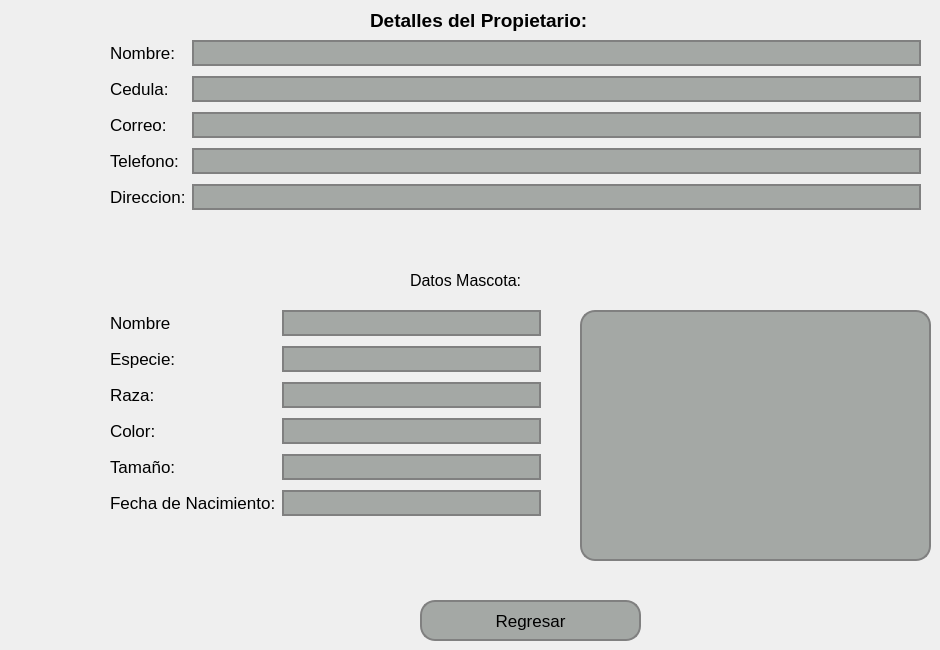
   <widget class="QWidget" name="pageDetallesPropietario">
    <widget class="QLabel" name="label_37">
     <property name="geometry">
      <rect>
       <x>370</x>
       <y>-10</y>
       <width>281</width>
       <height>61</height>
      </rect>
     </property>
     <property name="font">
      <font>
       <pointsize>14</pointsize>
       <weight>75</weight>
       <bold>true</bold>
      </font>
     </property>
     <property name="text">
      <string>Detalles del Propietario:</string>
     </property>
    </widget>
    <widget class="QWidget" name="formLayoutWidget_3">
     <property name="geometry">
      <rect>
       <x>110</x>
       <y>310</y>
       <width>431</width>
       <height>250</height>
      </rect>
     </property>
     <layout class="QFormLayout" name="formLayout_3">
      <property name="verticalSpacing">
       <number>10</number>
      </property>
      <item row="0" column="1">
       <widget class="QLineEdit" name="lineEditNombreMascotaDetalles">
        <property name="font">
         <font>
          <pointsize>13</pointsize>
         </font>
        </property>
        <property name="styleSheet">
         <string notr="true">    background-color: #a4a8a5; /* Color del botón */
    border-radius: 15px;       /* Borde redondeado, ajusta el valor para más curvatura */
    border: 2px solid #808080; /* Opcional: agrega un borde de color gris */</string>
        </property>
       </widget>
      </item>
      <item row="1" column="1">
       <widget class="QLineEdit" name="lineEditEspeciesDetalles">
        <property name="font">
         <font>
          <pointsize>13</pointsize>
         </font>
        </property>
        <property name="styleSheet">
         <string notr="true">    background-color: #a4a8a5; /* Color del botón */
    border-radius: 15px;       /* Borde redondeado, ajusta el valor para más curvatura */
    border: 2px solid #808080; /* Opcional: agrega un borde de color gris */</string>
        </property>
       </widget>
      </item>
      <item row="2" column="1">
       <widget class="QLineEdit" name="lineEditRazaDetalles">
        <property name="font">
         <font>
          <pointsize>13</pointsize>
         </font>
        </property>
        <property name="styleSheet">
         <string notr="true">    background-color: #a4a8a5; /* Color del botón */
    border-radius: 15px;       /* Borde redondeado, ajusta el valor para más curvatura */
    border: 2px solid #808080; /* Opcional: agrega un borde de color gris */</string>
        </property>
       </widget>
      </item>
      <item row="3" column="1">
       <widget class="QLineEdit" name="lineEditColorDetalles">
        <property name="font">
         <font>
          <pointsize>13</pointsize>
         </font>
        </property>
        <property name="styleSheet">
         <string notr="true">    background-color: #a4a8a5; /* Color del botón */
    border-radius: 15px;       /* Borde redondeado, ajusta el valor para más curvatura */
    border: 2px solid #808080; /* Opcional: agrega un borde de color gris */</string>
        </property>
       </widget>
      </item>
      <item row="0" column="0">
       <widget class="QLabel" name="label_101">
        <property name="font">
         <font>
          <pointsize>13</pointsize>
         </font>
        </property>
        <property name="text">
         <string>Nombre</string>
        </property>
       </widget>
      </item>
      <item row="1" column="0">
       <widget class="QLabel" name="label_107">
        <property name="font">
         <font>
          <pointsize>13</pointsize>
         </font>
        </property>
        <property name="text">
         <string>Especie:</string>
        </property>
       </widget>
      </item>
      <item row="2" column="0">
       <widget class="QLabel" name="label_106">
        <property name="font">
         <font>
          <pointsize>13</pointsize>
         </font>
        </property>
        <property name="text">
         <string>Raza:</string>
        </property>
       </widget>
      </item>
      <item row="3" column="0">
       <widget class="QLabel" name="label_108">
        <property name="font">
         <font>
          <pointsize>13</pointsize>
         </font>
        </property>
        <property name="text">
         <string>Color:</string>
        </property>
       </widget>
      </item>
      <item row="4" column="0">
       <widget class="QLabel" name="label_105">
        <property name="font">
         <font>
          <pointsize>13</pointsize>
         </font>
        </property>
        <property name="text">
         <string>Tamaño:</string>
        </property>
       </widget>
      </item>
      <item row="5" column="0">
       <widget class="QLabel" name="label_104">
        <property name="font">
         <font>
          <pointsize>13</pointsize>
         </font>
        </property>
        <property name="text">
         <string>Fecha de Nacimiento:</string>
        </property>
       </widget>
      </item>
      <item row="4" column="1">
       <widget class="QLineEdit" name="lineEditTamanioDetalles">
        <property name="font">
         <font>
          <pointsize>13</pointsize>
         </font>
        </property>
        <property name="styleSheet">
         <string notr="true">    background-color: #a4a8a5; /* Color del botón */
    border-radius: 15px;       /* Borde redondeado, ajusta el valor para más curvatura */
    border: 2px solid #808080; /* Opcional: agrega un borde de color gris */</string>
        </property>
       </widget>
      </item>
      <item row="5" column="1">
       <widget class="QLineEdit" name="lineEditfechaNacimientoDetalles">
        <property name="font">
         <font>
          <pointsize>13</pointsize>
         </font>
        </property>
        <property name="styleSheet">
         <string notr="true">    background-color: #a4a8a5; /* Color del botón */
    border-radius: 15px;       /* Borde redondeado, ajusta el valor para más curvatura */
    border: 2px solid #808080; /* Opcional: agrega un borde de color gris */</string>
        </property>
       </widget>
      </item>
     </layout>
    </widget>
    <widget class="QWidget" name="formLayoutWidget_5">
     <property name="geometry">
      <rect>
       <x>110</x>
       <y>40</y>
       <width>811</width>
       <height>211</height>
      </rect>
     </property>
     <layout class="QFormLayout" name="formLayout_5">
      <property name="verticalSpacing">
       <number>10</number>
      </property>
      <item row="0" column="0">
       <widget class="QLabel" name="label_46">
        <property name="font">
         <font>
          <pointsize>13</pointsize>
         </font>
        </property>
        <property name="text">
         <string>Nombre: </string>
        </property>
       </widget>
      </item>
      <item row="0" column="1">
       <widget class="QLineEdit" name="lineEditNombreDetalles">
        <property name="font">
         <font>
          <pointsize>13</pointsize>
         </font>
        </property>
        <property name="styleSheet">
         <string notr="true">    background-color: #a4a8a5; /* Color del botón */
    border-radius: 15px;       /* Borde redondeado, ajusta el valor para más curvatura */
    border: 2px solid #808080; /* Opcional: agrega un borde de color gris */</string>
        </property>
       </widget>
      </item>
      <item row="1" column="0">
       <widget class="QLabel" name="label_47">
        <property name="font">
         <font>
          <pointsize>13</pointsize>
         </font>
        </property>
        <property name="text">
         <string>Cedula: </string>
        </property>
       </widget>
      </item>
      <item row="1" column="1">
       <widget class="QLineEdit" name="lineEditCedulaDetalles">
        <property name="font">
         <font>
          <pointsize>13</pointsize>
         </font>
        </property>
        <property name="styleSheet">
         <string notr="true">    background-color: #a4a8a5; /* Color del botón */
    border-radius: 15px;       /* Borde redondeado, ajusta el valor para más curvatura */
    border: 2px solid #808080; /* Opcional: agrega un borde de color gris */</string>
        </property>
       </widget>
      </item>
      <item row="2" column="0">
       <widget class="QLabel" name="label_35">
        <property name="font">
         <font>
          <pointsize>13</pointsize>
         </font>
        </property>
        <property name="text">
         <string>Correo:</string>
        </property>
       </widget>
      </item>
      <item row="2" column="1">
       <widget class="QLineEdit" name="lineEditCorreoDetalles">
        <property name="font">
         <font>
          <pointsize>13</pointsize>
         </font>
        </property>
        <property name="styleSheet">
         <string notr="true">    background-color: #a4a8a5; /* Color del botón */
    border-radius: 15px;       /* Borde redondeado, ajusta el valor para más curvatura */
    border: 2px solid #808080; /* Opcional: agrega un borde de color gris */</string>
        </property>
       </widget>
      </item>
      <item row="3" column="0">
       <widget class="QLabel" name="label_50">
        <property name="font">
         <font>
          <pointsize>13</pointsize>
         </font>
        </property>
        <property name="text">
         <string>Telefono:</string>
        </property>
       </widget>
      </item>
      <item row="3" column="1">
       <widget class="QLineEdit" name="lineEditTelefonoDetalles">
        <property name="font">
         <font>
          <pointsize>13</pointsize>
         </font>
        </property>
        <property name="styleSheet">
         <string notr="true">    background-color: #a4a8a5; /* Color del botón */
    border-radius: 15px;       /* Borde redondeado, ajusta el valor para más curvatura */
    border: 2px solid #808080; /* Opcional: agrega un borde de color gris */</string>
        </property>
       </widget>
      </item>
      <item row="4" column="0">
       <widget class="QLabel" name="label_32">
        <property name="font">
         <font>
          <pointsize>13</pointsize>
         </font>
        </property>
        <property name="text">
         <string>Direccion:</string>
        </property>
       </widget>
      </item>
      <item row="4" column="1">
       <widget class="QLineEdit" name="lineEditDireccion_2">
        <property name="font">
         <font>
          <pointsize>13</pointsize>
         </font>
        </property>
        <property name="styleSheet">
         <string notr="true">    background-color: #a4a8a5; /* Color del botón */
    border-radius: 15px;       /* Borde redondeado, ajusta el valor para más curvatura */
    border: 2px solid #808080; /* Opcional: agrega un borde de color gris */</string>
        </property>
       </widget>
      </item>
     </layout>
    </widget>
    <widget class="QLabel" name="label_52">
     <property name="geometry">
      <rect>
       <x>410</x>
       <y>270</y>
       <width>161</width>
       <height>20</height>
      </rect>
     </property>
     <property name="font">
      <font>
       <pointsize>12</pointsize>
      </font>
     </property>
     <property name="text">
      <string>Datos Mascota:</string>
     </property>
    </widget>
    <widget class="QLabel" name="labelFotoMascota">
     <property name="geometry">
      <rect>
       <x>580</x>
       <y>310</y>
       <width>351</width>
       <height>251</height>
      </rect>
     </property>
     <property name="styleSheet">
      <string notr="true">    background-color: #a4a8a5; /* Color del botón */
    border-radius: 15px;       /* Borde redondeado, ajusta el valor para más curvatura */
    border: 2px solid #808080; /* Opcional: agrega un borde de color gris */</string>
     </property>
     <property name="frameShape">
      <enum>QFrame::Box</enum>
     </property>
     <property name="text">
      <string/>
     </property>
    </widget>
    <widget class="QPushButton" name="pushButtonRegresarDetalles">
     <property name="geometry">
      <rect>
       <x>420</x>
       <y>600</y>
       <width>221</width>
       <height>41</height>
      </rect>
     </property>
     <property name="font">
      <font>
       <pointsize>13</pointsize>
      </font>
     </property>
     <property name="styleSheet">
      <string notr="true">QPushButton {
    background-color: #a4a8a5; /* Color del botón */
    border-radius: 15px;       /* Borde redondeado, ajusta el valor para más curvatura */
    border: 2px solid #808080; /* Opcional: agrega un borde de color gris */

}

QPushButton:hover {
    background-color: #b0b5b0; /* Color al pasar el mouse */
}

QPushButton:pressed {
    background-color: #8f938f; /* Color al hacer clic */
}
</string>
     </property>
     <property name="text">
      <string>Regresar</string>
     </property>
    </widget>
   </widget>
